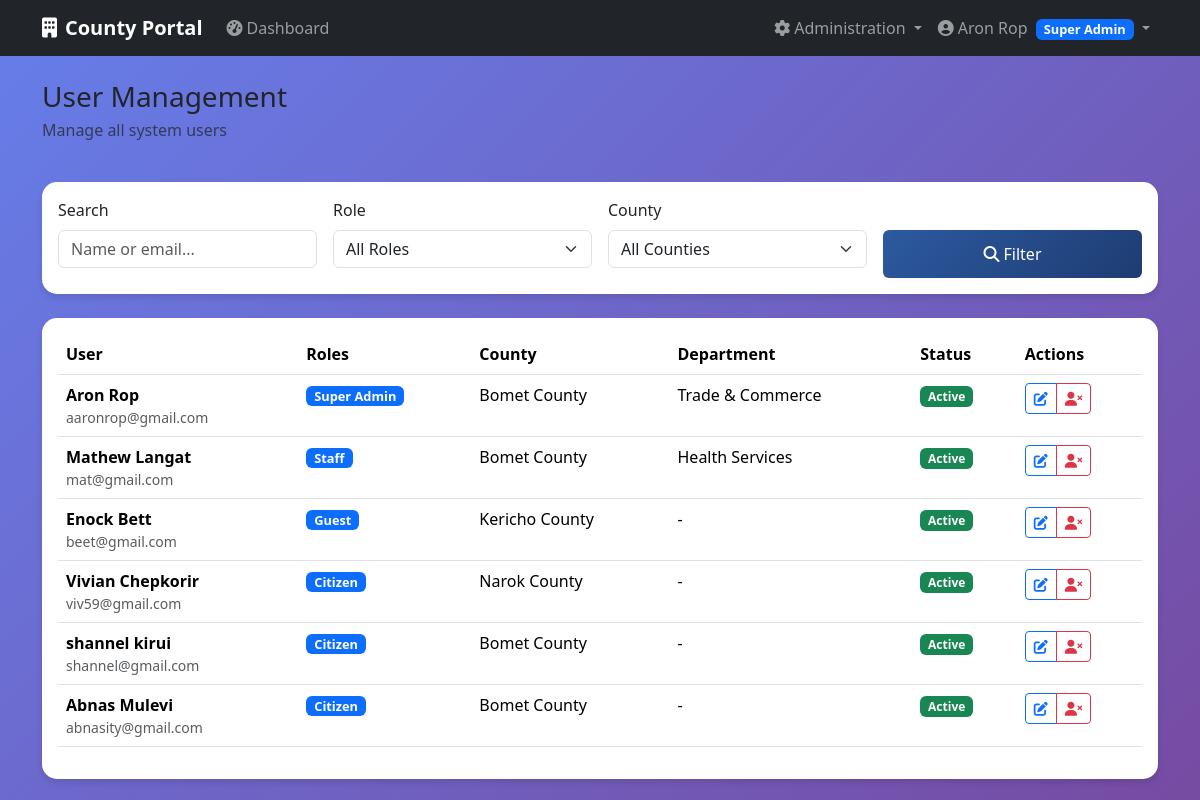
Before: /auth/users (signed in) with the older database file.
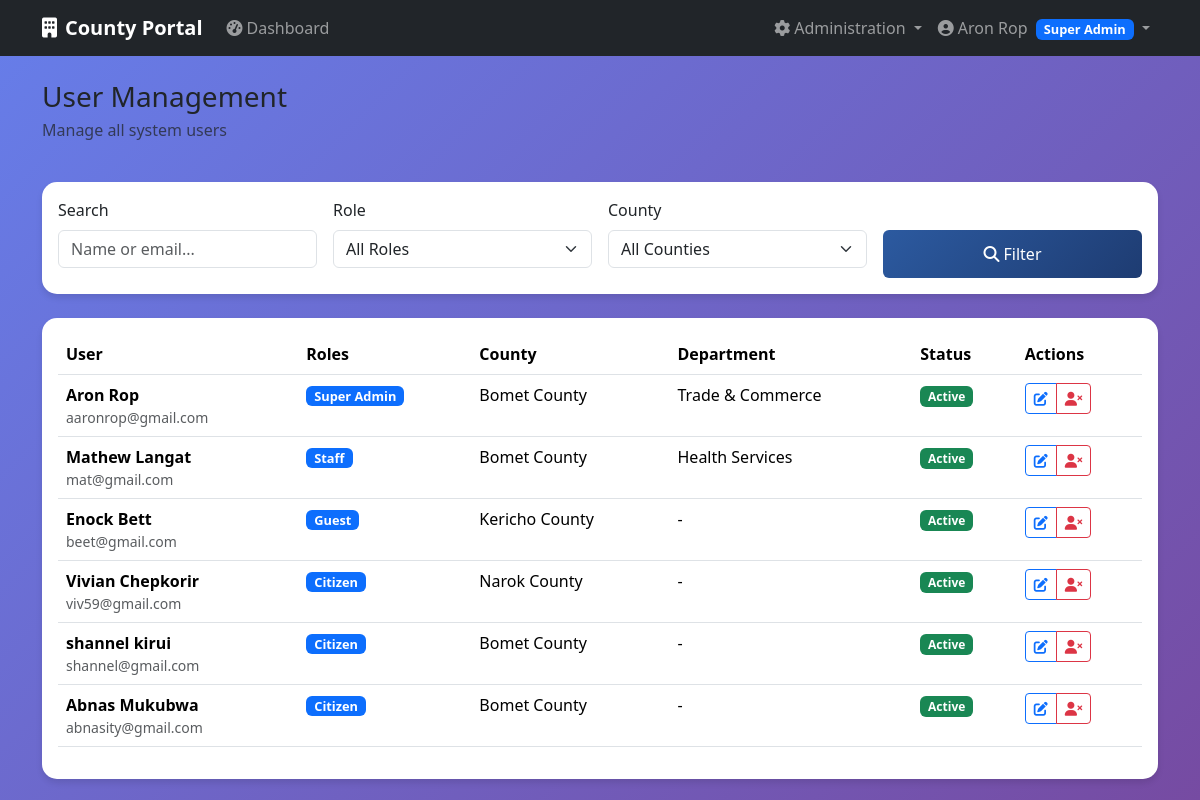
After: the same page with the newer database file.
### app/models/user.py (models this page shows, shortened)
class User(db.Model, UserMixin):
    __tablename__ = 'users'
    id = db.Column(db.Integer, primary_key=True)
    email = db.Column(db.String(200), unique=True, nullable=False)
    password = db.Column(db.String(128), nullable=False)
    active = db.Column(db.Boolean(), default=True)
    confirmed_at = db.Column(db.DateTime())
    created_at = db.Column(db.DateTime(), nullable=False, default=db.func.current_timestamp())
    fs_uniquifier = db.Column(db.String(255), unique=True, nullable=False, default=lambda: str(uuid.uuid4()))
    county_id = db.Column(db.Integer, db.ForeignKey('counties.id'))
    department_id = db.Column(db.Integer, db.ForeignKey('departments.id'))
    last_login_at = db.Column(db.DateTime())
    current_login_at = db.Column(db.DateTime())
    last_login_ip = db.Column(db.String(50))
    current_login_ip = db.Column(db.String(50))
    login_count = db.Column(db.Integer, default=0)
    first_name = db.Column(db.String(100))
    last_name = db.Column(db.String(100))
    phone = db.Column(db.String(20))
    roles = db.relationship('Role', secondary=roles_users, backref=db.backref('users', lazy='dynamic'))
    def full_name(self):
        if self.first_name and self.last_name:
            return f"{self.first_name} {self.last_name}"
        return self.email.split('@')[0] # Fallback if user dont provide first and last name or both
    def has_role(self, role_name):
        return any(role.name == role_name for role in self.roles)

### app/models/county.py (models this page shows, shortened)
class County(db.Model):
        __tablename__ = 'counties'
        id = db.Column(db.Integer, primary_key=True)
        name = db.Column(db.String(100), unique=True, nullable=False)
        code = db.Column(db.String(10), unique=True, nullable=False)
        description = db.Column(db.Text)
        active = db.Column(db.Boolean, default=True)
        created_at = db.Column(db.DateTime, default=datetime.utcnow)
        users = db.relationship('User', backref='county', lazy='dynamic')
        departments = db.relationship('Department', backref='county',   lazy='dynamic')

### app/auth/routes.py (the view)
@auth_bp.route('/users')
@login_required
@roles_required(UserRoles.SUPER_ADMIN)
def users():
    page = request.args.get('page', 1, type=int)
    search = request.args.get('search', '', type=str)
    role_filter = request.args.get('role', '', type=str)
    county_filter = request.args.get('county', '', type=str)
    query = User.query
    if search:
        query = query.filter(
            (User.email.contains(search)) |
            (User.first_name.contains(search)) |
            (User.last_name.contains(search))
        )
    if role_filter:
        role = Role.query.filter_by(name=role_filter).first()
        if role:
            query = query.filter(User.roles.contains(role))
    if county_filter:
        query = query.filter_by(county_id=county_filter)
    users = query.paginate(
        page=page, per_page=20, error_out=False
    )
    roles = Role.query.all()
    counties = County.query.filter_by(active=True).all()
    return render_template('auth/users.html',
                            users=users,
                            roles=roles,
                            counties=counties,
                            current_search=search,
                            current_role=role_filter,
                            current_county=county_filter)

### app/templates/auth/users.html (shortened to what the changed rows need)
{% extends "base.html" %}
{% block content %}
<div class="row">
    <div class="col-12">
        <div class="d-flex justify-content-between align-items-center mb-4">
            <div>
                <h1 class="h3 mb-1">User Management</h1>
            </div>
        </div>
    </div>
</div>
<div class="card dashboard-card">
    <div class="card-body">
        <div class="table-responsive">
            <table class="table table-hover">
                <thead>
                    <tr>
                        <th>User</th>
                        <th>Roles</th>
                        <th>County</th>
                        <th>Department</th>
                        <th>Status</th>
                        <th>Actions</th>
                    </tr>
                </thead>
                <tbody>
                    {% for user in users.items %}
                    <tr>
                        <td>
                            <div class="d-flex align-items-center">
                                <div>
                                    <div class="fw-bold">{{ user.first_name }} {{ user.last_name }}</div>
                                    <div class="small text-muted">{{ user.email }}</div>
                                </div>
                            </div>
                        </td>
                        <td>
                            {% for role in user.roles %}
                            <span class="badge bg-primary role-badge">{{ role.name.replace('_', ' ').title() }}</span>
                            {% endfor %}
                        </td>
                        <td>{{ user.county.name if user.county else '-' }}</td>
                        <td>{{ user.department.name if user.department else '-' }}</td>
                        <td>
                            <span class="badge {% if user.active %}bg-success{% else %}bg-danger{% endif %}">
                                {{ 'Active' if user.active else 'Inactive' }}
                            </span>
                        </td>
                        <td>
                            <div class="btn-group">
                                <a href="{{ url_for('auth_bp.edit_user', user_id=user.id) }}"
                                   class="btn btn-sm btn-outline-primary"
                                   title="Edit User">
                                    <i class="fas fa-edit"></i>
                                </a>
                                <button onclick="toggleUserStatus('{{ user.id }}')"
                                        class="btn btn-sm {% if user.active %}btn-outline-danger{% else %}btn-outline-success{% endif %}"
                                        title="{% if user.active %}Deactivate User{% else %}Activate User{% endif %}">
                                    <i class="fas {% if user.active %}fa-user-times{% else %}fa-user-check{% endif %}"></i>
                                </button>
                            </div>
                        </td>
                    </tr>
                    {% endfor %}
                </tbody>
            </table>
        </div>
    </div>
</div>
{% endblock %}

Changed rows visible on the page:
changed User "Abnas": last_name "Mulevi" → "Mukubwa"
